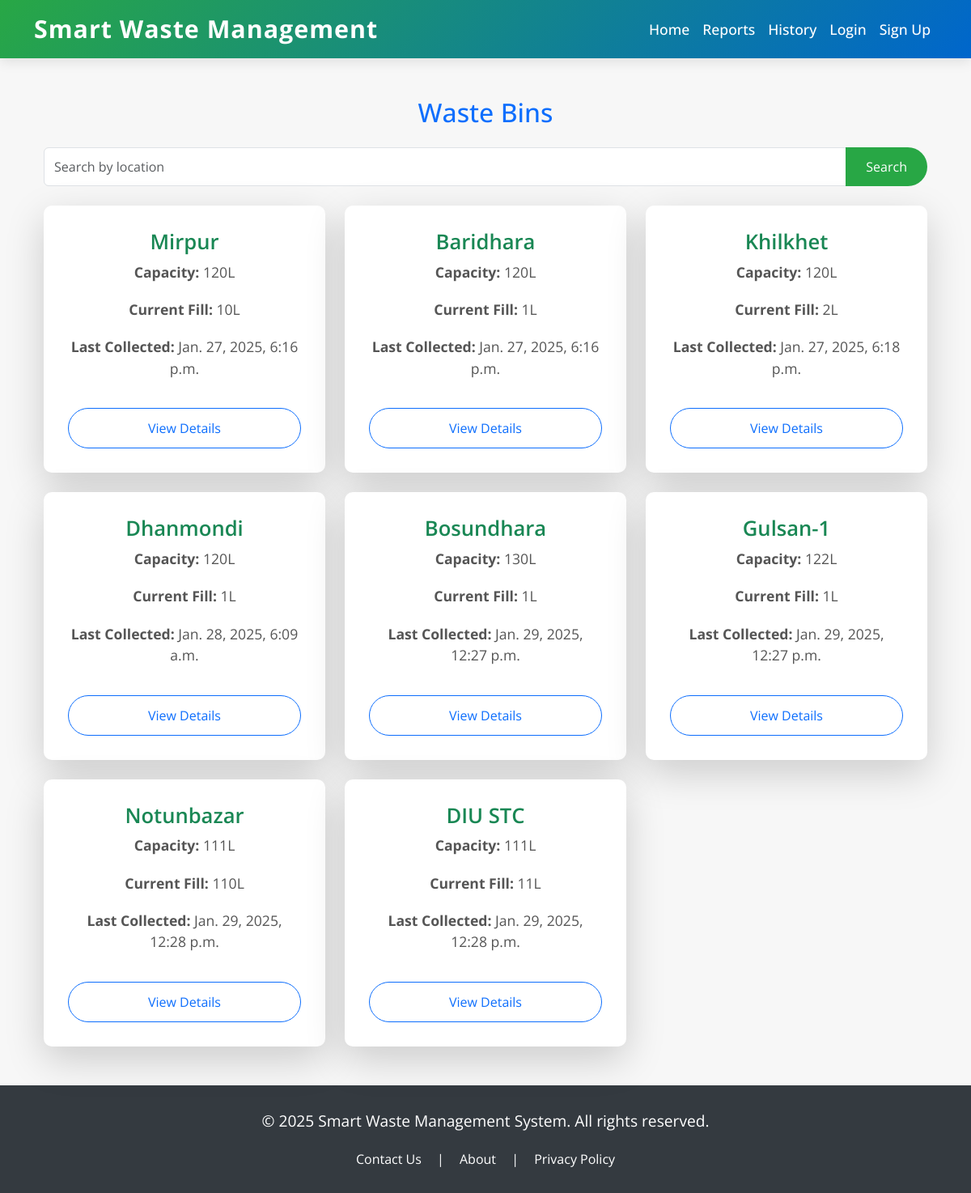
Screenshot of /bins/ with the database file from the repository.
### waste/models.py (models this page shows, shortened)
class WasteBin(models.Model):
    location = models.CharField(max_length=255)
    capacity = models.IntegerField()
    current_fill = models.IntegerField()
    last_collected = models.DateTimeField()

### waste/views.py (the view)
# urls.py: path('bins/', views.bin_list, name='bin_list'),
def bin_list(request):
    search_query = request.GET.get('search', '')
    bins = WasteBin.objects.filter(location__icontains=search_query)
    return render(request, 'bin_list.html', {'bins': bins})

### waste/templates/bin_list.html (shortened to what this page needs)
{% extends "base.html" %}
{% block content %}
<div class="container mt-5">
    <h2 class="text-center text-primary mb-4">Waste Bins</h2>
    <form method="get" action="{% url 'bin_list' %}">
        <div class="input-group mb-4">
            <input type="text" class="form-control" placeholder="Search by location" name="search" value="{{ request.GET.search }}">
            <button class="btn btn-success" type="submit">Search</button>
        </div>
    </form>
    {% if bins %}
    <div class="row g-4">
        {% for bin in bins %}
        <div class="col-md-4">
            <div class="card shadow-lg border-0 rounded-lg overflow-hidden">
                <div class="card-body">
                    <h5 class="card-title text-success">{{ bin.location }}</h5>
                    <p class="card-text"><strong>Capacity:</strong> {{ bin.capacity }}L</p>
                    <p class="card-text"><strong>Current Fill:</strong> {{ bin.current_fill }}L</p>
                    <p class="card-text"><strong>Last Collected:</strong> {{ bin.last_collected }}</p>
                    <a href="#" class="btn btn-outline-primary mt-3 w-100">View Details</a>
                </div>
            </div>
        </div>
        {% endfor %}
    </div>
    {% endif %}
</div>
{% endblock content %}

### waste/templates/base.html (shortened to what this page needs)
<!DOCTYPE html>
<html lang="en">
<head>
    <link href="https://cdn.jsdelivr.net/npm/bootstrap@5.3.0/dist/css/bootstrap.min.css" rel="stylesheet">
</head>
<body>
    <header>
        <nav class="navbar navbar-expand-lg navbar-dark">
            <div class="container">
                <a class="navbar-brand" href="#">Smart Waste Management</a>
                <div class="collapse navbar-collapse" id="navbarNav">
                    <ul class="navbar-nav ms-auto">
                        <li class="nav-item"><a class="nav-link" href="{% url 'home' %}">Home</a></li>
                        <li class="nav-item"><a class="nav-link" href="{% url 'report_list' %}">Reports</a></li>
                        <li class="nav-item"><a class="nav-link" href="{% url 'collection_history' %}">History</a></li>
                        {% if user.is_authenticated %}
                        <li class="nav-item"><a class="nav-link" href="{% url 'user_dashboard' %}">Dashboard</a></li>
                        <li class="nav-item"><a class="nav-link" href="{% url 'logout' %}">Logout</a></li>
                        {% else %}
                        <li class="nav-item"><a class="nav-link" href="{% url 'login' %}">Login</a></li>
                        <li class="nav-item"><a class="nav-link" href="{% url 'signup' %}">Sign Up</a></li>
                        {% endif %}
                    </ul>
                </div>
            </div>
        </nav>
    </header>
    <main class="container mt-5">
        {% block content %}{% endblock %}
    </main>
    <footer class="footer text-center mt-5">
        <div class="container">
            <p>&copy; 2025 Smart Waste Management System. All rights reserved.</p>
            <div class="footer-links">
                <a href="#" class="text-white">Contact Us</a> |
                <a href="#" class="text-white">About</a> |
                <a href="#" class="text-white">Privacy Policy</a>
            </div>
        </div>
    </footer>
</body>
</html>

### waste/templates/base.html (style rules this page uses)
body { background-color: #f7f7f7; font-family: 'Open Sans', sans-serif; color: #333; }
.navbar { background: linear-gradient(135deg, #28a745, #0066cc); box-shadow: 0 4px 15px rgba(0, 0, 0, 0.1); }
.navbar-brand, .nav-link { color: #ffffff !important; }
.navbar-brand { font-weight: bold; font-size: 1.9rem; letter-spacing: 1px; }
.nav-link { font-weight: 500; padding: 0.8rem 1.2rem; font-size: 1.1rem; }
.card { border: none; border-radius: 10px; box-shadow: 0 10px 20px rgba(0, 0, 0, 0.1); background: #ffffff; transition: transform 0.3s, box-shadow 0.3s; overflow: hidden; }
.card-body { padding: 30px; text-align: center; }
.card-title { font-size: 1.6rem; color: #333; font-weight: 600; }
.card-text { font-size: 1.1rem; color: #555; margin-bottom: 20px; }
.btn { padding: 12px 25px; font-size: 1rem; border-radius: 25px; transition: transform 0.3s; }
.btn-success { background-color: #28a745; border: none; }
.footer { background-color: #343a40; color: #ffffff; padding: 30px 0; margin-top: 60px; font-size: 1rem; }
.footer-links a { color: #ffffff; margin: 0 15px; text-decoration: none; }
.footer p { font-size: 1.2rem; margin-bottom: 20px; }

### rows the page displays
WasteBin: location "Mirpur", capacity "120", current_fill "10", last_collected "Jan. 27, 2025, 6:16 p.m."
WasteBin: location "Baridhara", capacity "120", current_fill "1", last_collected "Jan. 27, 2025, 6:16 p.m."
WasteBin: location "Khilkhet", capacity "120", current_fill "2", last_collected "Jan. 27, 2025, 6:18 p.m."
WasteBin: location "Dhanmondi", capacity "120", current_fill "1", last_collected "Jan. 28, 2025, 6:09 a.m."
WasteBin: location "Bosundhara", capacity "130", current_fill "1", last_collected "Jan. 29, 2025, 12:27 p.m."
WasteBin: location "Gulsan-1", capacity "122", current_fill "1", last_collected "Jan. 29, 2025, 12:27 p.m."
WasteBin: location "Notunbazar", capacity "111", current_fill "110", last_collected "Jan. 29, 2025, 12:28 p.m."
WasteBin: location "DIU STC", capacity "111", current_fill "11", last_collected "Jan. 29, 2025, 12:28 p.m."
